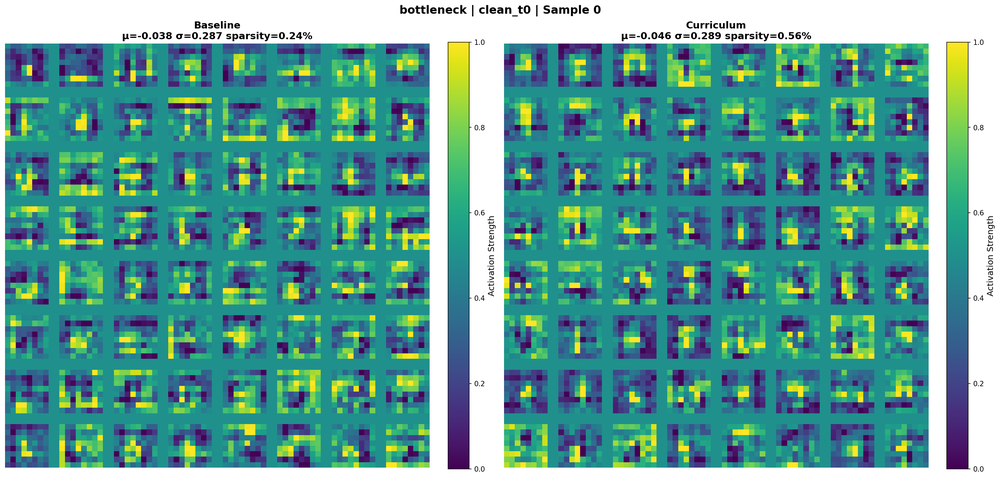
#> input picture feature_visualizations/sample_0/clean_t0/bottleneck_baseline_vs_curriculum.png, 1000 x 478 px, shrunk from 2984 x 1427 before the run
$ python niqe_traditional.py ../../feature_visualizations/sample_0/clean_t0
#> lines starting #> are read from the running program, lines starting #| are printed output that depends on the picture
#> in compute_niqe_single_image, img is the input picture: PIL image 1000x478 RGBA; mean R, G, B, A 97.1, 157.2, 150.6, 255
"""
Traditional NIQE (Natural Image Quality Evaluator) implementation.

NIQE is a statistical no-reference image quality metric based on natural scene
statistics. Lower scores = better quality (more natural).

This is a lightweight implementation using scipy for faster computation.
"""

import numpy as np
import os
from PIL import Image
from tqdm import tqdm
from scipy import signal
from scipy.special import gamma
import pickle


def estimate_aggd_params(x):
    """Estimate AGGD (Asymmetric Generalized Gaussian Distribution) parameters."""
    gam = np.arange(0.2, 10.001, 0.001)
    r_gam = (gamma(2.0/gam) ** 2) / (gamma(1.0/gam) * gamma(3.0/gam))

    left_std = np.sqrt(np.mean(x[x < 0] ** 2))
    right_std = np.sqrt(np.mean(x[x >= 0] ** 2))
    gammahat = left_std / right_std

    rhat = (np.mean(np.abs(x))) ** 2 / np.mean(x ** 2)
    rhatnorm = (rhat * (gammahat ** 3 + 1) * (gammahat + 1)) / ((gammahat ** 2 + 1) ** 2)

    array_position = np.argmin(np.abs(r_gam - rhatnorm))
    alpha = gam[array_position]

    return alpha, left_std, right_std


def compute_niqe_features(img):
    """
    Compute NIQE features from an image.

    Args:
        img: PIL Image or numpy array

    Returns:
        features: numpy array of NIQE features
    """
    # Convert to grayscale
    if isinstance(img, Image.Image):
        img = np.array(img.convert('L')).astype(np.float64)
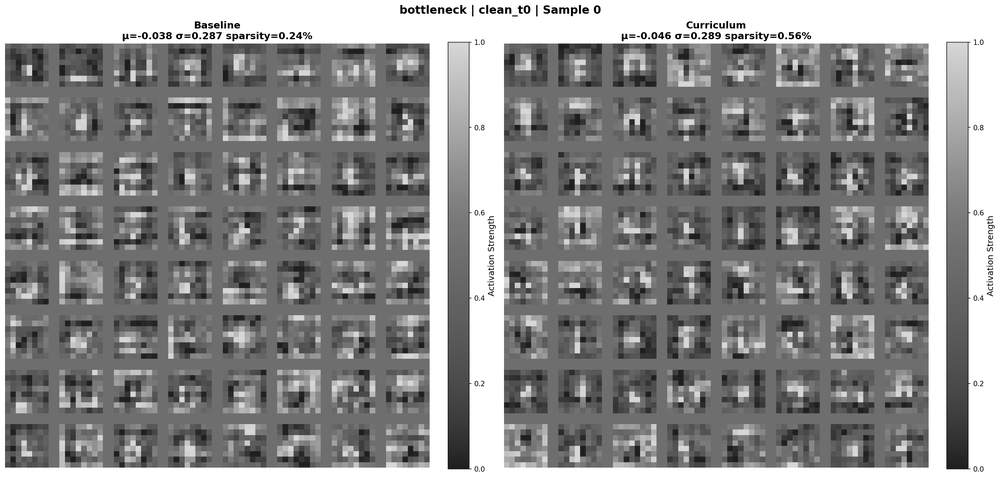
#> img: shape (478, 1000) float64; min 0, max 255, mean 138.5
    else:
        if len(img.shape) == 3:
            img = np.dot(img[..., :3], [0.2989, 0.5870, 0.1140])
        img = img.astype(np.float64)

    # Normalize
    img = img / 255.0

    # Local mean subtraction
    mu = signal.correlate2d(img, np.ones((7, 7))/49, mode='same', boundary='symm')
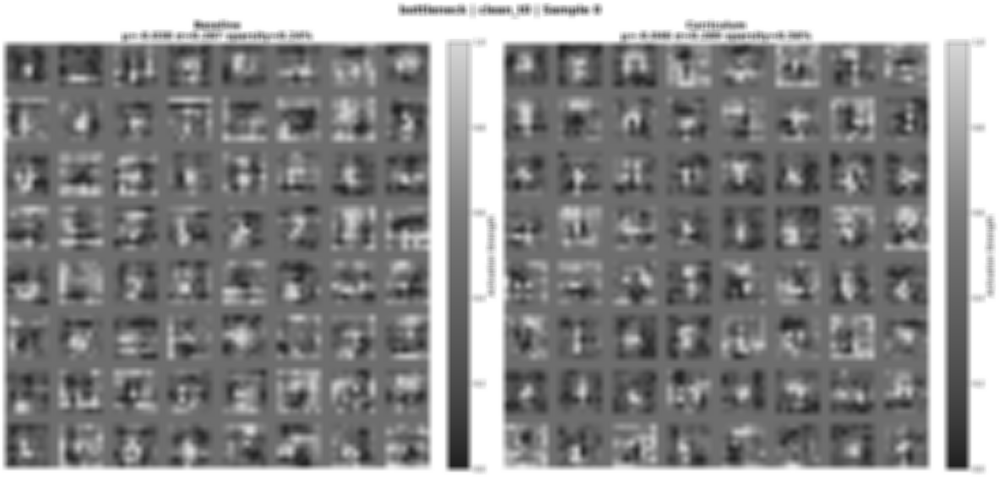
#> mu: shape (478, 1000) float64; min 0.114, max 1, mean 0.543
    mu_sq = mu ** 2
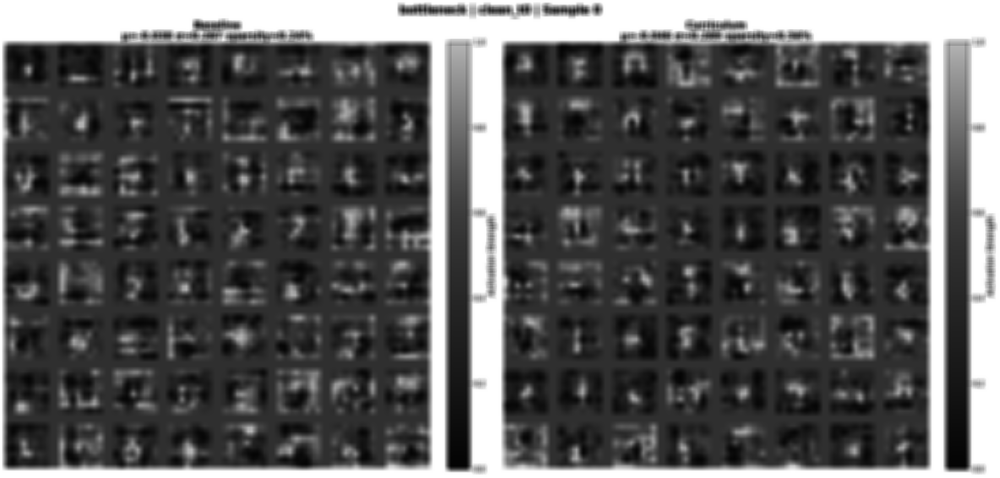
#> mu_sq: shape (478, 1000) float64; min 0.013, max 1, mean 0.349
    sigma = np.sqrt(np.abs(signal.correlate2d(img ** 2, np.ones((7, 7))/49, mode='same', boundary='symm') - mu_sq))
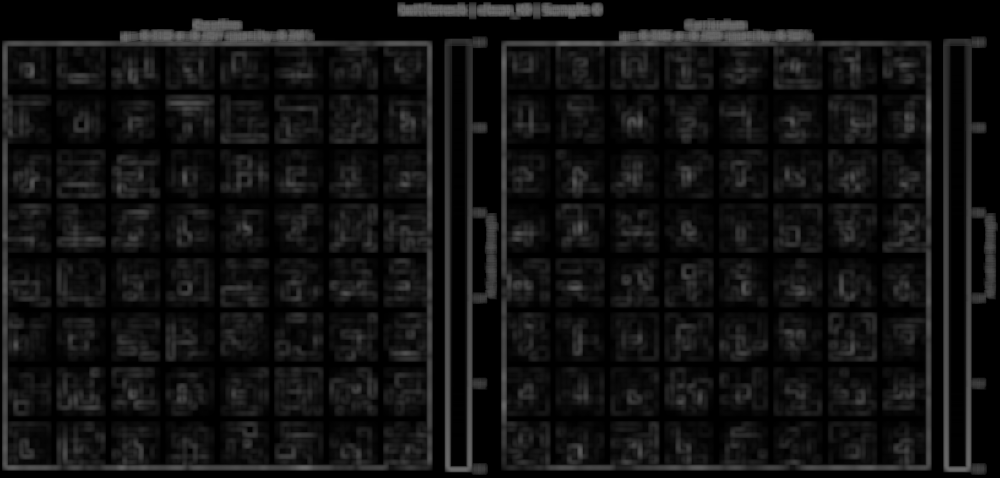
#> sigma: shape (478, 1000) float64; min 1.83e-08, max 0.437, mean 0.0712

    # Avoid division by zero
    structdis = (img - mu) / (sigma + 1)
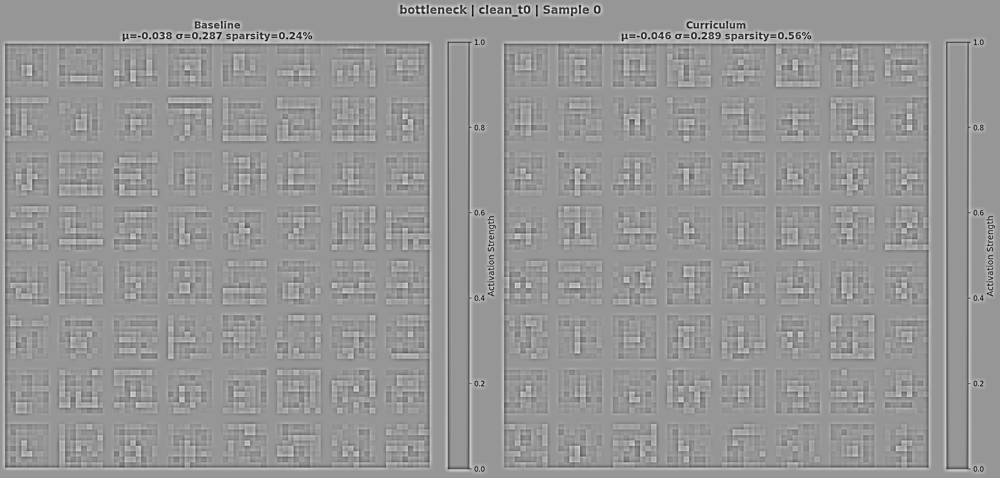
#> structdis: shape (478, 1000) float64; min -0.674, max 0.468, mean 3.5e-05; drawn with min black and max white

    # Extract features
    features = []

    # Patch-wise feature extraction (simplified version)
    patch_size = 96
    step = 96

    for scale in [1, 2]:  # Two scales
        if scale == 2:
            # Downsample
            img_scaled = img[::2, ::2]
            mu = signal.correlate2d(img_scaled, np.ones((7, 7))/49, mode='same', boundary='symm')
            mu_sq = mu ** 2
            sigma = np.sqrt(np.abs(signal.correlate2d(img_scaled ** 2, np.ones((7, 7))/49, mode='same', boundary='symm') - mu_sq))
            structdis = (img_scaled - mu) / (sigma + 1)

        # Sample patches
        h, w = structdis.shape
        if h < patch_size or w < patch_size:
            continue

        for i in range(0, h - patch_size + 1, step):
            for j in range(0, w - patch_size + 1, step):
                patch = structdis[i:i+patch_size, j:j+patch_size]

                # Compute AGGD parameters
                try:
                    alpha, left_std, right_std = estimate_aggd_params(patch.flatten())
                    features.extend([alpha, (left_std + right_std) / 2])
                except:
                    continue
#> this loop made 2 passes
#> pass 2, in compute_niqe_features, `mu_sq = mu ** 2`:
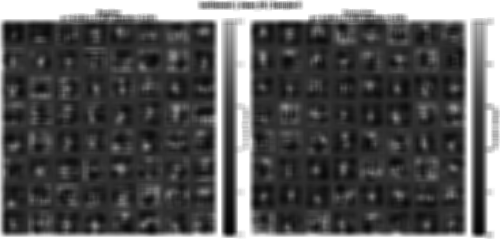
#> mu_sq: shape (239, 500) float64; min 0.0137, max 1, mean 0.341
#> pass 2, in compute_niqe_features, `sigma = np.sqrt(np.abs(signal.correlate2d(img_scaled ** 2, np.ones((7,..`:
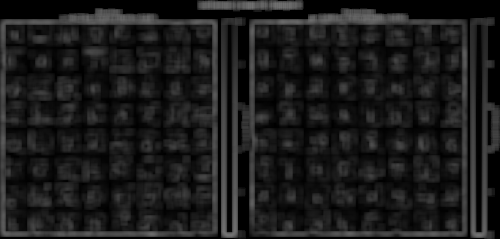
#> sigma: shape (239, 500) float64; min 1.83e-08, max 0.449, mean 0.11
#> after the loop, features = 100 values, max 1.02 at index 90, min 0.0424 at index 45, mean 0.378

    return np.array(features) if len(features) > 0 else np.zeros(18)


def compute_niqe_single_image(image_path):
    """
    Compute NIQE score for a single image.

    Args:
        image_path: Path to image file

    Returns:
        score: NIQE score (lower is better), or None if failed
    """
    try:
        img = Image.open(image_path)
        features = compute_niqe_features(img)

        # Simplified NIQE score: just return mean of features
        # (A full NIQE would compare against pristine image statistics)
        # Lower values indicate more natural images
        score = float(np.mean(np.abs(features)))
#> score = 0.378

        return score
    except Exception as e:
        return None


def compute_niqe_from_folder(folder_path, verbose=True):
    """
    Compute average NIQE score for all images in a folder.

    Args:
        folder_path: Directory containing images
        verbose: Whether to show progress bar

    Returns:
        Average NIQE score (float, lower is better)
    """
    # Get all image files
    valid_extensions = {'.jpg', '.jpeg', '.png', '.bmp', '.webp', '.tiff'}
    image_files = [
        f for f in os.listdir(folder_path)
        if os.path.splitext(f.lower())[1] in valid_extensions
    ]

    if len(image_files) == 0:
        raise ValueError(f"No images found in {folder_path}")

    # Process images
    scores = []
    iterator = tqdm(image_files, desc="Computing NIQE") if verbose else image_files

    for img_file in iterator:
        img_path = os.path.join(folder_path, img_file)
        score = compute_niqe_single_image(img_path)
#> score = 0.378

        if score is not None:
            scores.append(score)
#> pass 2 of the loop in compute_niqe_from_folder, `for img_file in iterator:`:
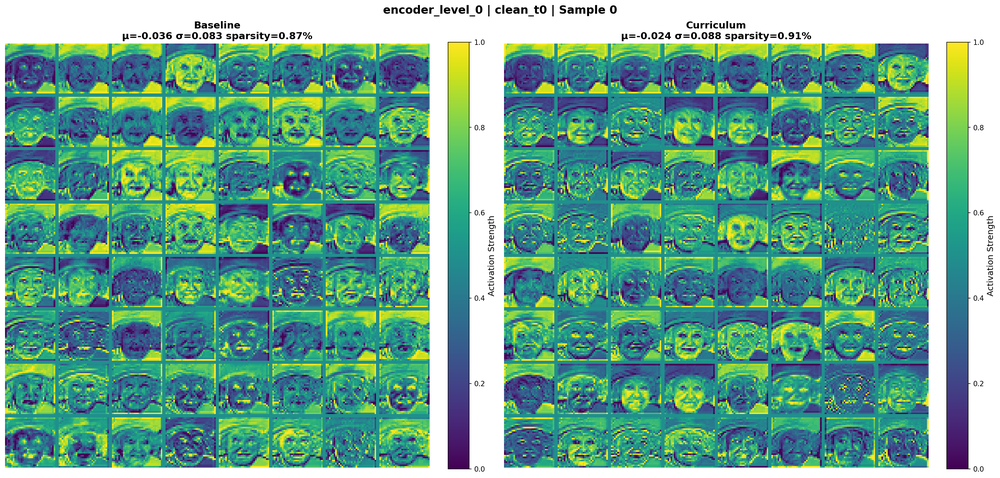
#> input picture feature_visualizations/sample_0/clean_t0/encoder_level_0_baseline_vs_curriculum.png, 1000 x 478 px, shrunk from 2984 x 1427 before the run
#> in compute_niqe_single_image, img is the input picture: PIL image 1000x478 RGBA; mean R, G, B, A 106.5, 163.9, 144.5, 255
#> in compute_niqe_features (call 2), `structdis = (img - mu) / (sigma + 1)`:
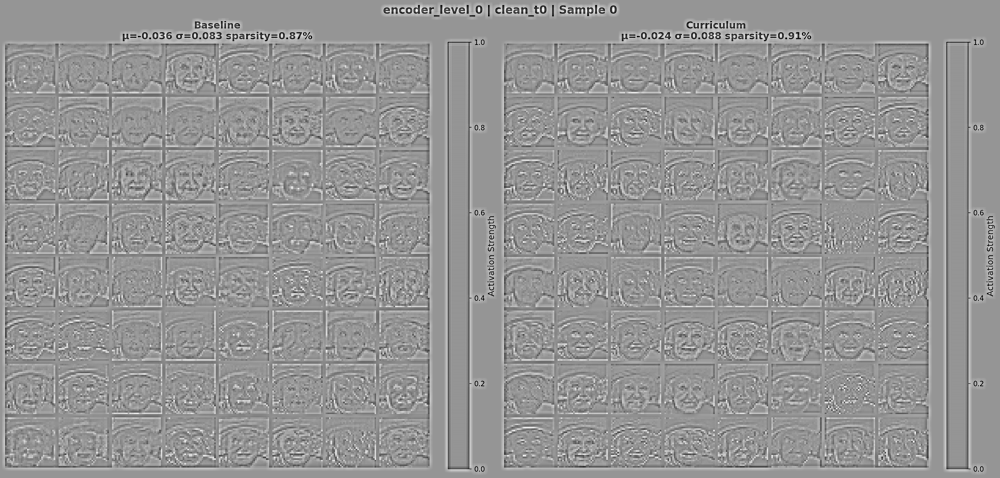
#> structdis: shape (478, 1000) float64; min -0.646, max 0.459, mean 8.06e-05; drawn with min black and max white
#> the loop in compute_niqe_features (call 2), `for scale in [1, 2]:` made 2 passes
#> pass 2, in compute_niqe_features (call 2), `sigma = np.sqrt(np.abs(signal.correlate2d(img_scaled ** 2, np.ones((7,..`:
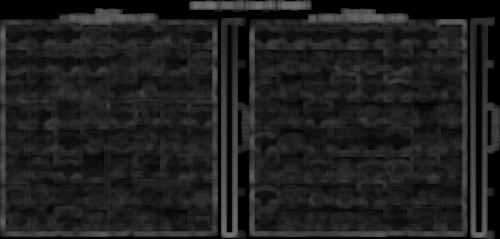
#> sigma: shape (239, 500) float64; min 2.58e-08, max 0.453, mean 0.124
#> after the loop in compute_niqe_features (call 2), `for scale in [1, 2]:`: features = 100 values, max 1.4 at index 22, min 0.0619 at index 1, mean 0.508
#> in compute_niqe_single_image (call 2), `score = float(np.mean(np.abs(features)))`: score = 0.508

    if len(scores) == 0:
        raise ValueError(f"Failed to compute NIQE for any images in {folder_path}")

    # Calculate average
    avg_score = float(np.mean(scores))
#> avg_score = 0.443

    if verbose:
        success_rate = len(scores) / len(image_files) * 100
#> success_rate = 100
        print(f"Successfully computed NIQE for {len(scores)}/{len(image_files)} images ({success_rate:.1f}%)")
#| Successfully computed NIQE for 2/2 images (100.0%)
        print(f"Average NIQE: {avg_score:.4f}")
#| Average NIQE: 0.4433

    return avg_score


if __name__ == "__main__":
    # Test the implementation
    import sys
    if len(sys.argv) > 1:
        folder = sys.argv[1]
        score = compute_niqe_from_folder(folder)
#> score = 0.443
        print(f"\nFinal NIQE score: {score:.4f}")
#| Final NIQE score: 0.4433
    else:
        print("Usage: python niqe_traditional.py <image_folder>")
